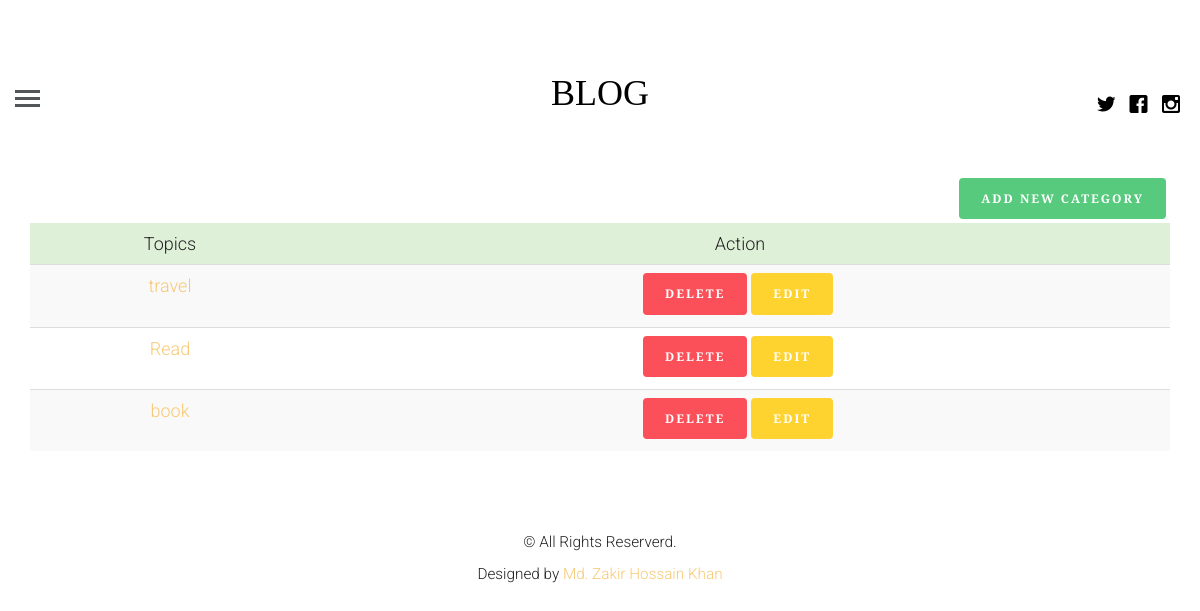
The app's page /topics/ (signed in) with its own data.
### blogapp/models.py (models this page shows, shortened)
class category(models.Model):
    name = models.CharField(max_length=200)

### blogapp/views.py (the view)
# urls.py: path('topics/', views.getcategory, name = 'category'),
def getcategory(request):
    quary=category.objects.all()
    return render(request, 'topics.html', {"topic": quary})

### templates/topics.html (shortened to what this page needs)
{% extends 'base.html' %}
{% load static %}
{% block content %}
<div class="container">
{% if request.user.is_authenticated %}
    {% if request.user.is_staff or request.user.is_superuser %}
    <a href="{% url 'createTopic' %}" class="btn btn-success pull pull-right">Add New Category</a>
    {% endif %}
{% endif %}
<table class="table table-striped">
    <thead>
        <tr class="text-center success" >
            <td>Topics</td>
        {% if request.user.is_authenticated %}
            {% if request.user.is_staff or request.user.is_superuser %}
            <td>Action</td>
            {% endif %}
        {% endif %}
        </tr>
    </thead>
    <tbody>
        {% for t in topic %}
        <tr class="text-center">
            <td>
                <a href="{% url 'topic' name=t.name %}">{{ t.name }}</a>
            </td>
            <td>
                {% if request.user.is_authenticated %}
                    {% if request.user.is_staff or request.user.is_superuser %}
                    <a class="btn btn-danger" href="{% url 'cdelete' pid=t.id %}" role="button">DELETE</a><a class="btn btn-warning" href="{% url 'cupdate' pid=t.id%}" role="button">EDIT</a>
                    {% endif %}
                {% endif %}
            </td>
        </tr>
        {% endfor %}
    </tbody>
</table>
</div>
{% endblock %}

### blogapp/static/css/style.css (style rules this page uses)
html { background: #fff; }
body { font-family: "Roboto", arial, sans-serif; font-size: 18px; font-weight: 300; line-height: 1.8; color: #222; background: #fff; }
a { color: #f7c873; -webkit-transition: 0.5s; -o-transition: 0.5s; transition: 0.5s; }
.btn { margin-right: 4px; margin-bottom: 4px; font-family: "Playfair Display", times, serif; font-size: 12px; letter-spacing: 2px; text-transform: uppercase; font-weight: 700; -webkit-border-radius: 4px; -moz-border-radius: 4px; -ms-border-radius: 4px; border-radius: 4px; -webkit-transition: 0.5s; -o-transition: 0.5s; transition: 0.5s; }
.btn-success { background: #58ca7e; color: #fff; border: 2px solid #58ca7e; }
.btn-warning { background: #fed330; color: #fff; border: 2px solid #fed330; }
.btn-danger { background: #fb4f59; color: #fff; border: 2px solid #fb4f59; }

### records on screen
category: name "travel"
category: name "Read"
category: name "book"
